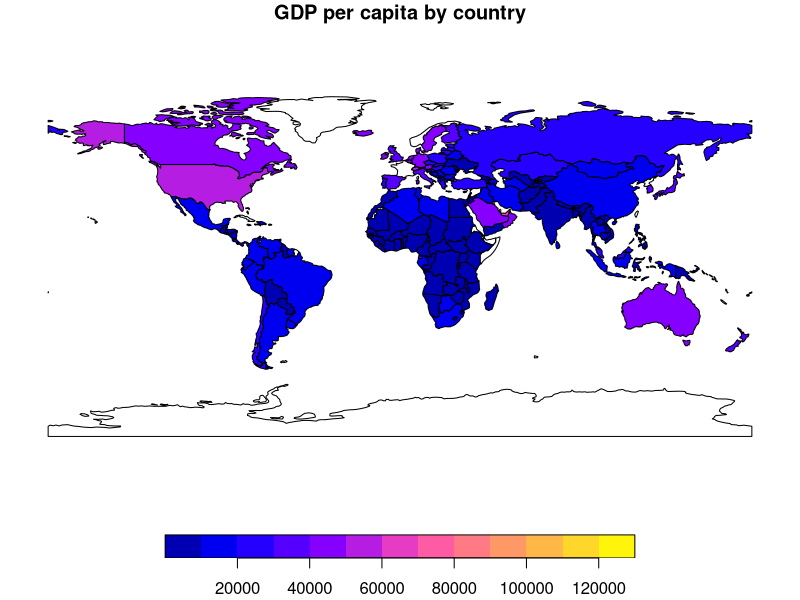
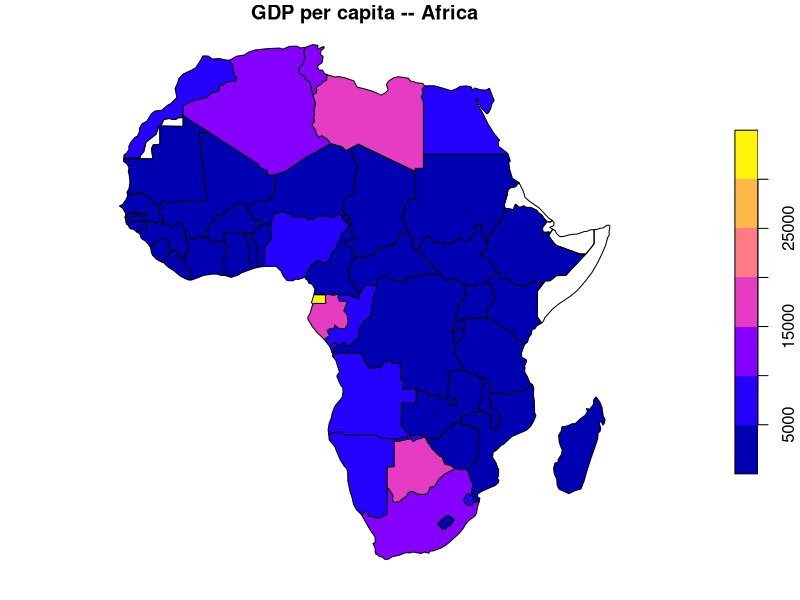
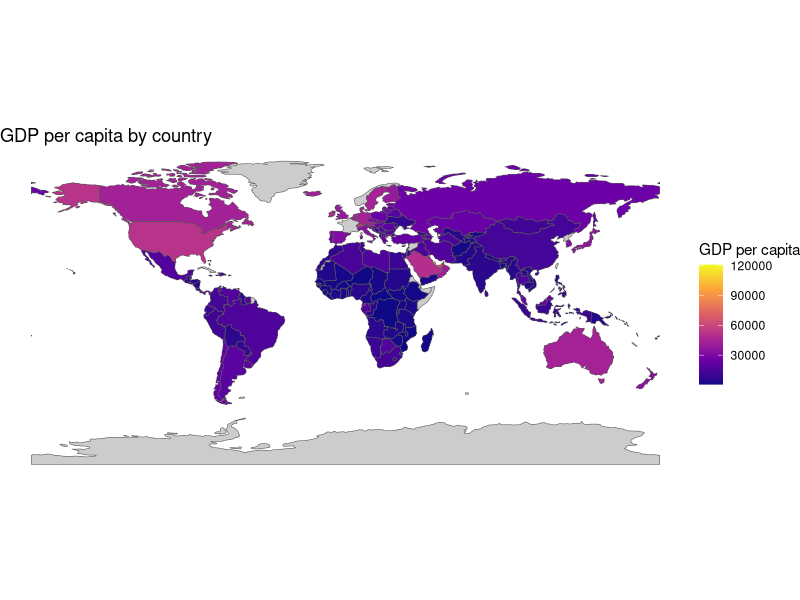
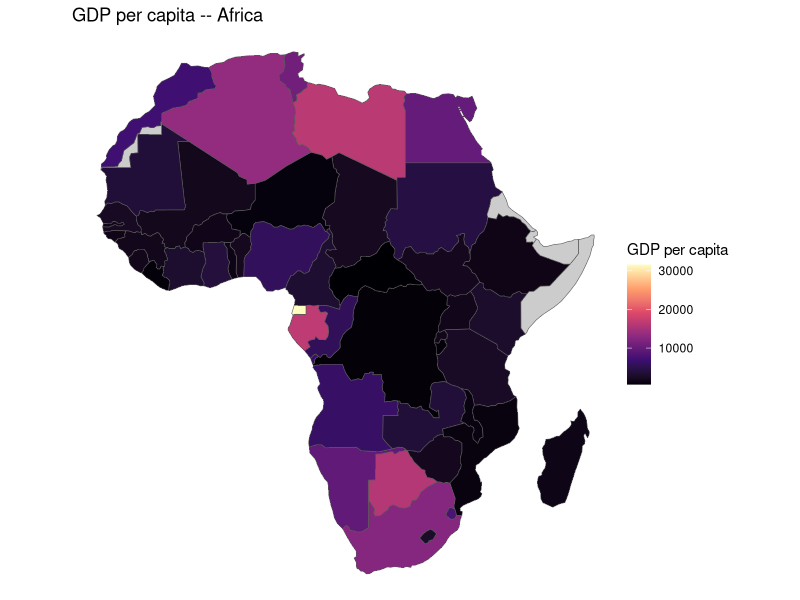
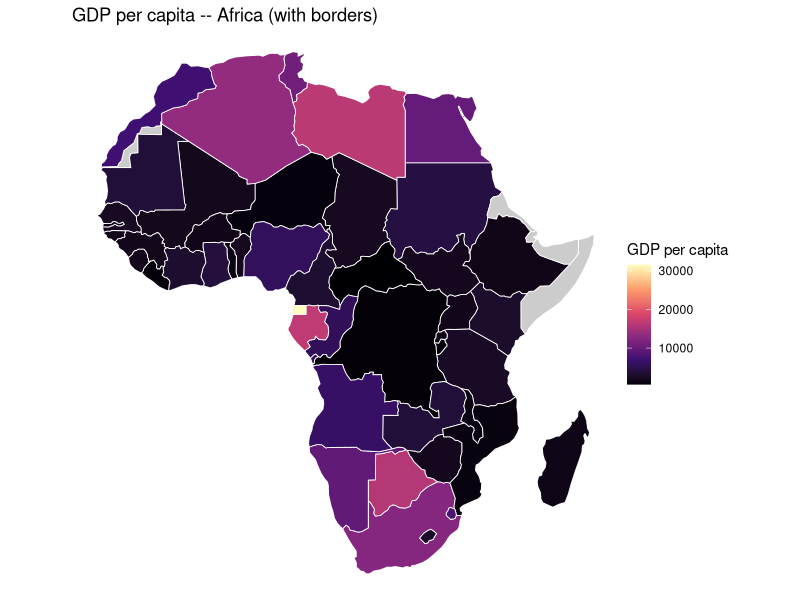
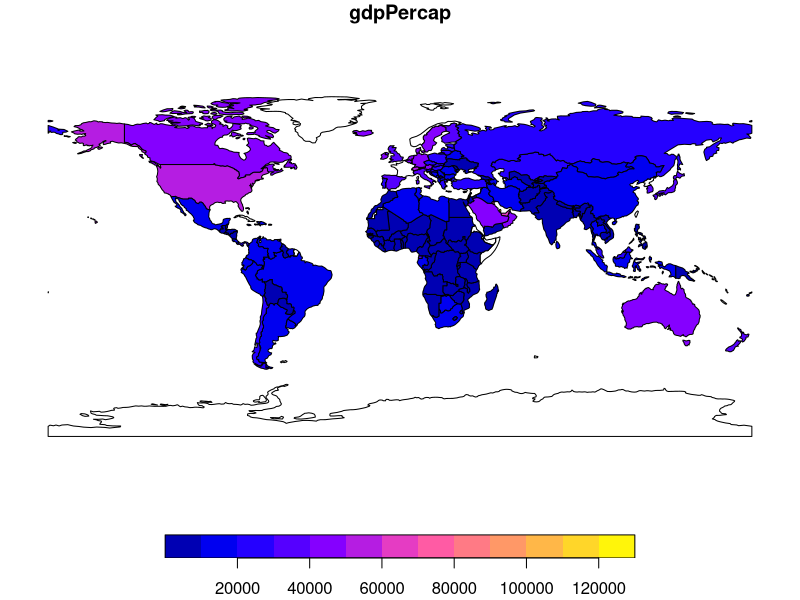
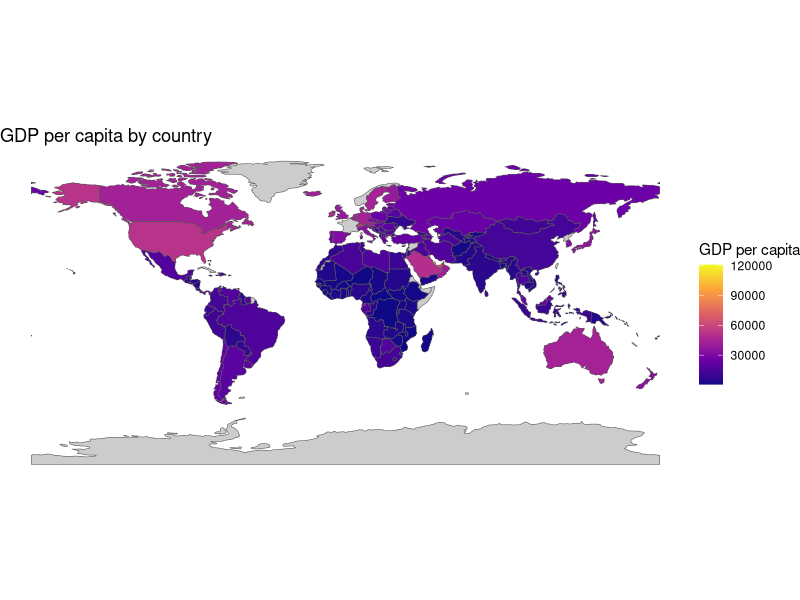
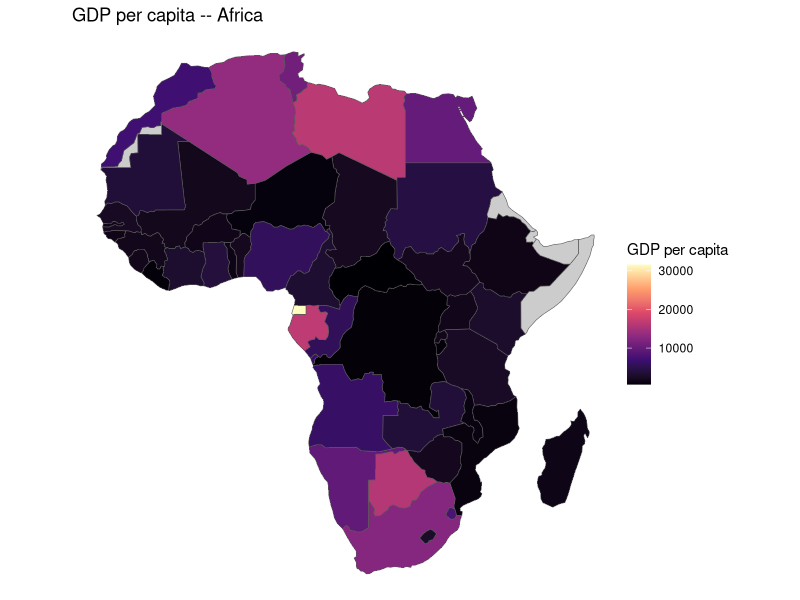

These charts were generated, in order, by the following R code:

#===============================
#Assignment 7: Spatial Data
#AQMS 2 - Francisco Villamil
#March 19th 2026
#================================

#List of packages
install.packages("sf")
library(sf)
install.packages("spData")
library(spData)
library(dplyr)
library(tidyr)
library(ggplot2)

#==============================
#Part 1 In-Class (Exploring Spatial Data with sf)
#==============================

data(world)

#==================================
#1. Inspecting an sf object
#----------------------------------

#a)
class(world)
names(world)
nrow(world)

#class(world) returns both "sf" and "data.frame": an sf object is a regular data 
#frame augmented with an extra geometry column (of class sfc) that stores the 
#spatial shapes (polygons, points, lines). The geometry column is “sticky” — standard 
#dplyr operations (filter, mutate, select) retain it automatically, so spatial 
#attributes travel with the data without any extra effort.

#b)
st_crs(world)
#The dataset uses EPSG:4326 (WGS84 — World Geodetic System 1984). WGS84 is the 
#global standard coordinate system used by GPS and most web mapping tools. 
#Coordinates are expressed in decimal degrees of longitude (east-west) and latitude 
#(north-south), making it suitable for global datasets where a common datum is needed
#across all regions.

#c)
unique(st_geometry_type(world))
#The geometry type is MULTIPOLYGON. A MULTIPOLYGON is a collection of one or more 
#polygons treated as a single geographic feature. Countries require multiple polygons 
#when their territory is not a single contiguous land mass —for example, the 
#United States includes Alaska and Hawaii as separate polygons, and France 
#includes overseas territories such as Martinique and Guadeloupe in the Caribbean.

#d)
pdf("world_gdp_base.pdf")
plot(world["gdpPercap"])
dev.off()
# Display inline as well
plot(world["gdpPercap"], main = "GDP per capita by country")

#The map reveals a sharp global inequality pattern. Western and Northern Europe, 
#North America, and Australia/New Zealand appear as the wealthiest regions (dark 
#end of the scale). Sub-Saharan Africa and parts of South and Southeast Asia occupy 
#the lowest end. East Asia shows intermediate-to-high values, reflecting rapid economic
#growth in countries such as South Korea and Japan.

#================================
#2. Attribute operations
#================================

#a)
africa = filter(world, continent == "Africa")
nrow(africa)
plot(africa["gdpPercap"], main = "GDP per capita -- Africa")
#The dataset contains 51 African countries. The UN recognizes 54 sovereign African 
#states, so this count is slightly below expectations and likely reflects missing 
#data or the exclusion of very small territories from the spData world polygon dataset

#b)
world = world %>%
  mutate(pop_millions = pop / 1e6)
gdp_by_continent = world %>%
  group_by(continent) %>%
  summarise(mean_gdpPercap = mean(gdpPercap, na.rm = TRUE))
print(st_drop_geometry(gdp_by_continent))

#When summarise() is called on a grouped sf object, it unions the geometries within 
#each group and retains the resulting geometry column. To obtain a plain data 
#frame without spatial information, use st_drop_geometry() before or after the 
#summary step. This avoids carrying unneeded geometry through purely tabular analyses.

#c)
africa_sorted = africa %>%
  arrange(desc(gdpPercap)) %>%
  select(name_long, gdpPercap)
print(head(st_drop_geometry(africa_sorted), 5))

#The five African countries with the highest GDP per capita in this dataset are 
#shown above. Equatorial Guinea ranks high due to its oil revenues relative to a 
#small population; Gabon and Libya are also oil-dependent economies; Botswana 
#benefits from diamond exports and relatively strong institutions; the fifth 
#position is typically taken by a North African economy (Mauritius or Algeria 
#depending on the dataset vintage).

#========================
#3. Simple visualization with ggplot2
#========================

#a)
ggplot(world) +
  geom_sf(aes(fill = gdpPercap)) +
  scale_fill_viridis_c(option = "plasma", na.value = "grey80",
                       name = "GDP per capita") +
  theme_void() +
  labs(title = "GDP per capita by country")
ggsave("world_gdp.pdf", width = 10, height = 5)

#The geographic pattern mirrors what the base-R map showed. Western Europe, 
#North America, and Oceania stand out as the wealthiest cluster. East Asia shows 
#a gradient from high (Japan, South Korea) to middle (China).Sub-Saharan Africa 
#and South Asia concentrate the lowest values, with a few exceptions 
#(e.g., Equatorial Guinea’s oil wealth).

#b) 
ggplot(africa) +
  geom_sf(aes(fill = gdpPercap)) +
  scale_fill_viridis_c(option = "magma", na.value = "grey80",
                       name = "GDP per capita") +
  theme_void() +
  labs(title = "GDP per capita -- Africa")
ggsave("africa_gdp.pdf", width = 7, height = 6)
#Within Africa, there is substantial variation. A cluster of relatively wealthier 
#countries appears in North Africa (Egypt, Libya, Tunisia) and in Southern Africa 
#(Botswana, South Africa, Namibia). Central and West Africa (with the exception of 
#oil-rich Equatorial Guinea and Gabon) display the lowest values, reflecting 
#low diversification anpersistent structural poverty.

#c)
ggplot(africa) +
  geom_sf(aes(fill = gdpPercap), color = "white", linewidth = 0.3) +
  scale_fill_viridis_c(option = "magma", na.value = "grey80",
                       name = "GDP per capita") +
  theme_void() +
  labs(title = "GDP per capita -- Africa (with borders)")
ggsave("africa_gdp_borders.pdf", width = 7, height = 6)

#Adding white country borders significantly improves readability, especially for 
#smaller countries where adjacent fill colours alone make it hard to distinguish 
#units. The thin white lines demarcate each country without competing visually with 
#the fill scale, making it easier to identify specific countries of interest and 
#to compare neighbours.
